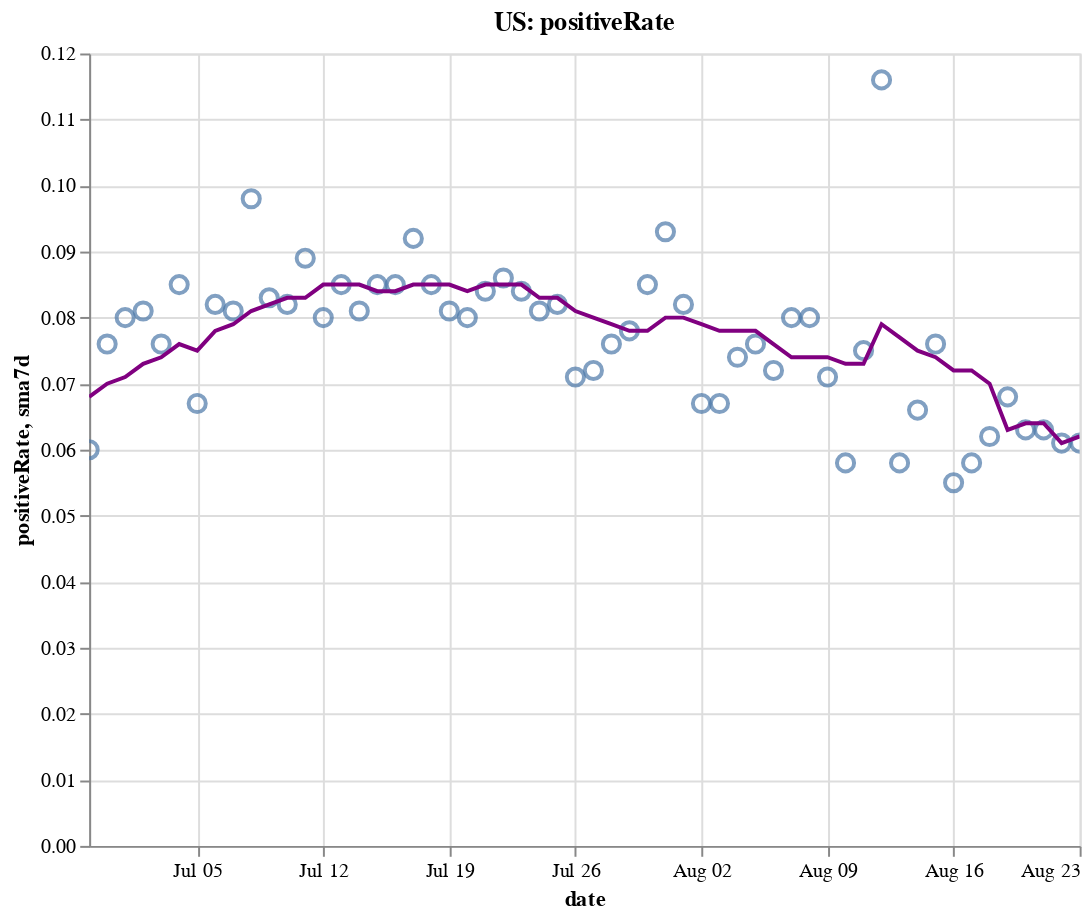

Notebook source saved alongside this figure:
### Code cell
create_plot(us, 'positiveRate')

### Figure 1 — Vega-Lite specification as saved in the notebook (floating-point values rounded to 4 significant figures)
{"config": {"view": {"continuousWidth": 400, "continuousHeight": 300}}, "layer": [{"layer": [{"mark": {"type": "point", "size": 75}, "encoding": {"tooltip": [{"type": "temporal", "field": "date"}, {"type": "quantitative", "field": "positiveRate"}, {"type": "quantitative", "field": "sma7d"}], "x": {"type": "temporal", "field": "date"}, "y": {"type": "quantitative", "field": "positiveRate"}}, "selection": {"selector004": {"type": "interval", "bind": "scales", "encodings": ["x", "y"]}}}, {"mark": {"type": "line", "color": "purple"}, "encoding": {"x": {"type": "temporal", "field": "date"}, "y": {"type": "quantitative", "field": "sma7d"}}}]}, {"mark": {"type": "rule", "color": "#aaa"}, "encoding": {"x": {"type": "temporal", "field": "date"}}, "transform": [{"filter": {"selection": "selector003"}}]}, {"mark": "circle", "encoding": {"opacity": {"condition": {"value": 1, "selection": "selector003"}, "value": 0}, "tooltip": [{"type": "temporal", "field": "date"}, {"type": "quantitative", "field": "positiveRate"}, {"type": "quantitative", "field": "sma7d"}], "x": {"type": "temporal", "field": "date"}, "y": {"type": "quantitative", "field": "positiveRate"}}, "selection": {"selector003": {"type": "single", "encodings": ["x"], "on": "mouseover", "nearest": true, "empty": "none"}}}, {"mark": {"type": "text", "align": "left", "dx": 5, "dy": -5, "stroke": "white", "strokeWidth": 2}, "encoding": {"text": {"type": "quantitative", "field": "positiveRate"}, "tooltip": [{"type": "temporal", "field": "date"}, {"type": "quantitative", "field": "positiveRate"}, {"type": "quantitative", "field": "sma7d"}], "x": {"type": "temporal", "field": "date"}, "y": {"type": "quantitative", "field": "positiveRate"}}, "transform": [{"filter": {"selection": "selector003"}}]}, {"mark": {"type": "text", "align": "left", "dx": 5, "dy": -5}, "encoding": {"text": {"type": "quantitative", "field": "positiveRate"}, "tooltip": [{"type": "temporal", "field": "date"}, {"type": "quantitative", "field": "positiveRate"}, {"type": "quantitative", "field": "sma7d"}], "x": {"type": "temporal", "field": "date"}, "y": {"type": "quantitative", "field": "positiveRate"}}, "transform": [{"filter": {"selection": "selector003"}}]}], "data": {"name": "data-04cee06025a14a3ec43b651a7e2ec827"}, "height": 400, "title": "US: positiveRate", "width": 500, "$schema": "https://vega.github.io/schema/vega-lite/v4.8.1.json", "datasets": {"data-04cee06025a14a3ec43b651a7e2ec827": [{"date": "2020-06-29T00:00:00", "totalTestResultsIncrease": 648800.0, "positiveIncrease": 39180.0, "death": 119500.0, "deathIncrease": 332.0, "positiveRate": 0.06, "state": "US", "sma7d": 0.068}, {"date": "2020-06-30T00:00:00", "totalTestResultsIncrease": 628000.0, "positiveIncrease": 47460.0, "death": 120100.0, "deathIncrease": 596.0, "positiveRate": 0.076, "state": "US", "sma7d": 0.07}, {"date": "2020-07-01T00:00:00", "totalTestResultsIncrease": 635500.0, "positiveIncrease": 50670.0, "death": 120800.0, "deathIncrease": 701.0, "positiveRate": 0.08, "state": "US", "sma7d": 0.071}, {"date": "2020-07-02T00:00:00", "totalTestResultsIncrease": 666800.0, "positiveIncrease": 53830.0, "death": 121500.0, "deathIncrease": 695.0, "positiveRate": 0.081, "state": "US", "sma7d": 0.073}, {"date": "2020-07-03T00:00:00", "totalTestResultsIncrease": 714800.0, "positiveIncrease": 54220.0, "death": 122100.0, "deathIncrease": 598.0, "positiveRate": 0.076, "state": "US", "sma7d": 0.074}, {"date": "2020-07-04T00:00:00", "totalTestResultsIncrease": 645700.0, "positiveIncrease": 54730.0, "death": 122400.0, "deathIncrease": 306.0, "positiveRate": 0.085, "state": "US", "sma7d": 0.076}, {"date": "2020-07-05T00:00:00", "totalTestResultsIncrease": 684200.0, "positiveIncrease": 45790.0, "death": 122600.0, "deathIncrease": 209.0, "positiveRate": 0.067, "state": "US", "sma7d": 0.075}, {"date": "2020-07-06T00:00:00", "totalTestResultsIncrease": 504400.0, "positiveIncrease": 41600.0, "death": 122900.0, "deathIncrease": 243.0, "positiveRate": 0.082, "state": "US", "sma7d": 0.078}, {"date": "2020-07-07T00:00:00", "totalTestResultsIncrease": 637700.0, "positiveIncrease": 51770.0, "death": 123800.0, "deathIncrease": 923.0, "positiveRate": 0.081, "state": "US", "sma7d": 0.079}, {"date": "2020-07-08T00:00:00", "totalTestResultsIncrease": 634400.0, "positiveIncrease": 62150.0, "death": 124600.0, "deathIncrease": 807.0, "positiveRate": 0.098, "state": "US", "sma7d": 0.081}, {"date": "2020-07-09T00:00:00", "totalTestResultsIncrease": 706200.0, "positiveIncrease": 58840.0, "death": 125500.0, "deathIncrease": 867.0, "positiveRate": 0.083, "state": "US", "sma7d": 0.082}, {"date": "2020-07-10T00:00:00", "totalTestResultsIncrease": 815900.0, "positiveIncrease": 66640.0, "death": 126300.0, "deathIncrease": 854.0, "positiveRate": 0.082, "state": "US", "sma7d": 0.083}, {"date": "2020-07-11T00:00:00", "totalTestResultsIncrease": 705600.0, "positiveIncrease": 63010.0, "death": 127100.0, "deathIncrease": 757.0, "positiveRate": 0.089, "state": "US", "sma7d": 0.083}, {"date": "2020-07-12T00:00:00", "totalTestResultsIncrease": 764100.0, "positiveIncrease": 60980.0, "death": 127600.0, "deathIncrease": 476.0, "positiveRate": 0.08, "state": "US", "sma7d": 0.085}, {"date": "2020-07-13T00:00:00", "totalTestResultsIncrease": 690900.0, "positiveIncrease": 58460.0, "death": 127900.0, "deathIncrease": 327.0, "positiveRate": 0.085, "state": "US", "sma7d": 0.085}, {"date": "2020-07-14T00:00:00", "totalTestResultsIncrease": 774400.0, "positiveIncrease": 62880.0, "death": 128600.0, "deathIncrease": 736.0, "positiveRate": 0.081, "state": "US", "sma7d": 0.085}, {"date": "2020-07-15T00:00:00", "totalTestResultsIncrease": 766400.0, "positiveIncrease": 65380.0, "death": 129500.0, "deathIncrease": 858.0, "positiveRate": 0.085, "state": "US", "sma7d": 0.084}, {"date": "2020-07-16T00:00:00", "totalTestResultsIncrease": 832700.0, "positiveIncrease": 70950.0, "death": 130400.0, "deathIncrease": 947.0, "positiveRate": 0.085, "state": "US", "sma7d": 0.084}, {"date": "2020-07-17T00:00:00", "totalTestResultsIncrease": 842200.0, "positiveIncrease": 77230.0, "death": 131400.0, "deathIncrease": 951.0, "positiveRate": 0.092, "state": "US", "sma7d": 0.085}, {"date": "2020-07-18T00:00:00", "totalTestResultsIncrease": 768400.0, "positiveIncrease": 65180.0, "death": 132200.0, "deathIncrease": 872.0, "positiveRate": 0.085, "state": "US", "sma7d": 0.085}, {"date": "2020-07-19T00:00:00", "totalTestResultsIncrease": 805600.0, "positiveIncrease": 64880.0, "death": 132800.0, "deathIncrease": 527.0, "positiveRate": 0.081, "state": "US", "sma7d": 0.085}, {"date": "2020-07-20T00:00:00", "totalTestResultsIncrease": 712300.0, "positiveIncrease": 56970.0, "death": 133100.0, "deathIncrease": 363.0, "positiveRate": 0.08, "state": "US", "sma7d": 0.084}, {"date": "2020-07-21T00:00:00", "totalTestResultsIncrease": 754800.0, "positiveIncrease": 63640.0, "death": 134200.0, "deathIncrease": 1038.0, "positiveRate": 0.084, "state": "US", "sma7d": 0.085}, {"date": "2020-07-22T00:00:00", "totalTestResultsIncrease": 800700.0, "positiveIncrease": 69150.0, "death": 135300.0, "deathIncrease": 1171.0, "positiveRate": 0.086, "state": "US", "sma7d": 0.085}, {"date": "2020-07-23T00:00:00", "totalTestResultsIncrease": 845400.0, "positiveIncrease": 71350.0, "death": 136400.0, "deathIncrease": 1055.0, "positiveRate": 0.084, "state": "US", "sma7d": 0.085}, {"date": "2020-07-24T00:00:00", "totalTestResultsIncrease": 934100.0, "positiveIncrease": 75200.0, "death": 137600.0, "deathIncrease": 1176.0, "positiveRate": 0.081, "state": "US", "sma7d": 0.083}, {"date": "2020-07-25T00:00:00", "totalTestResultsIncrease": 794700.0, "positiveIncrease": 65080.0, "death": 138600.0, "deathIncrease": 1023.0, "positiveRate": 0.082, "state": "US", "sma7d": 0.083}, {"date": "2020-07-26T00:00:00", "totalTestResultsIncrease": 865800.0, "positiveIncrease": 61710.0, "death": 139200.0, "deathIncrease": 559.0, "positiveRate": 0.071, "state": "US", "sma7d": 0.081}, {"date": "2020-07-27T00:00:00", "totalTestResultsIncrease": 761100.0, "positiveIncrease": 55130.0, "death": 140200.0, "deathIncrease": 1059.0, "positiveRate": 0.072, "state": "US", "sma7d": 0.08}, {"date": "2020-07-28T00:00:00", "totalTestResultsIncrease": 735900.0, "positiveIncrease": 56230.0, "death": 141300.0, "deathIncrease": 1122.0, "positiveRate": 0.076, "state": "US", "sma7d": 0.079}, {"date": "2020-07-29T00:00:00", "totalTestResultsIncrease": 861100.0, "positiveIncrease": 66970.0, "death": 142800.0, "deathIncrease": 1492.0, "positiveRate": 0.078, "state": "US", "sma7d": 0.078}, {"date": "2020-07-30T00:00:00", "totalTestResultsIncrease": 813100.0, "positiveIncrease": 69470.0, "death": 144100.0, "deathIncrease": 1259.0, "positiveRate": 0.085, "state": "US", "sma7d": 0.078}, {"date": "2020-07-31T00:00:00", "totalTestResultsIncrease": 732400.0, "positiveIncrease": 67760.0, "death": 145400.0, "deathIncrease": 1311.0, "positiveRate": 0.093, "state": "US", "sma7d": 0.08}, {"date": "2020-08-01T00:00:00", "totalTestResultsIncrease": 736700.0, "positiveIncrease": 60690.0, "death": 146600.0, "deathIncrease": 1190.0, "positiveRate": 0.082, "state": "US", "sma7d": 0.08}, {"date": "2020-08-02T00:00:00", "totalTestResultsIncrease": 722600.0, "positiveIncrease": 48270.0, "death": 147100.0, "deathIncrease": 498.0, "positiveRate": 0.067, "state": "US", "sma7d": 0.079}, {"date": "2020-08-03T00:00:00", "totalTestResultsIncrease": 734300.0, "positiveIncrease": 49560.0, "death": 147600.0, "deathIncrease": 519.0, "positiveRate": 0.067, "state": "US", "sma7d": 0.078}, {"date": "2020-08-04T00:00:00", "totalTestResultsIncrease": 701200.0, "positiveIncrease": 51570.0, "death": 148900.0, "deathIncrease": 1255.0, "positiveRate": 0.074, "state": "US", "sma7d": 0.078}, {"date": "2020-08-05T00:00:00", "totalTestResultsIncrease": 685200.0, "positiveIncrease": 52260.0, "death": 150200.0, "deathIncrease": 1346.0, "positiveRate": 0.076, "state": "US", "sma7d": 0.078}, {"date": "2020-08-06T00:00:00", "totalTestResultsIncrease": 752700.0, "positiveIncrease": 54180.0, "death": 151500.0, "deathIncrease": 1251.0, "positiveRate": 0.072, "state": "US", "sma7d": 0.076}, {"date": "2020-08-07T00:00:00", "totalTestResultsIncrease": 771200.0, "positiveIncrease": 61520.0, "death": 152800.0, "deathIncrease": 1333.0, "positiveRate": 0.08, "state": "US", "sma7d": 0.074}, {"date": "2020-08-08T00:00:00", "totalTestResultsIncrease": 674700.0, "positiveIncrease": 54020.0, "death": 153900.0, "deathIncrease": 1089.0, "positiveRate": 0.08, "state": "US", "sma7d": 0.074}, {"date": "2020-08-09T00:00:00", "totalTestResultsIncrease": 720000.0, "positiveIncrease": 51360.0, "death": 154500.0, "deathIncrease": 616.0, "positiveRate": 0.071, "state": "US", "sma7d": 0.074}, {"date": "2020-08-10T00:00:00", "totalTestResultsIncrease": 722500.0, "positiveIncrease": 41840.0, "death": 154900.0, "deathIncrease": 426.0, "positiveRate": 0.058, "state": "US", "sma7d": 0.073}, {"date": "2020-08-11T00:00:00", "totalTestResultsIncrease": 744600.0, "positiveIncrease": 55590.0, "death": 156200.0, "deathIncrease": 1326.0, "positiveRate": 0.075, "state": "US", "sma7d": 0.073}, {"date": "2020-08-12T00:00:00", "totalTestResultsIncrease": 484100.0, "positiveIncrease": 56040.0, "death": 157800.0, "deathIncrease": 1517.0, "positiveRate": 0.116, "state": "US", "sma7d": 0.079}, {"date": "2020-08-13T00:00:00", "totalTestResultsIncrease": 885700.0, "positiveIncrease": 51700.0, "death": 158900.0, "deathIncrease": 1163.0, "positiveRate": 0.058, "state": "US", "sma7d": 0.077}, {"date": "2020-08-14T00:00:00", "totalTestResultsIncrease": 848500.0, "positiveIncrease": 55650.0, "death": 160100.0, "deathIncrease": 1216.0, "positiveRate": 0.066, "state": "US", "sma7d": 0.075}, {"date": "2020-08-15T00:00:00", "totalTestResultsIncrease": 748600.0, "positiveIncrease": 56600.0, "death": 161400.0, "deathIncrease": 1219.0, "positiveRate": 0.076, "state": "US", "sma7d": 0.074}, {"date": "2020-08-16T00:00:00", "totalTestResultsIncrease": 786200.0, "positiveIncrease": 43080.0, "death": 162000.0, "deathIncrease": 619.0, "positiveRate": 0.055, "state": "US", "sma7d": 0.072}, {"date": "2020-08-17T00:00:00", "totalTestResultsIncrease": 654400.0, "positiveIncrease": 37820.0, "death": 162400.0, "deathIncrease": 407.0, "positiveRate": 0.058, "state": "US", "sma7d": 0.072}, {"date": "2020-08-18T00:00:00", "totalTestResultsIncrease": 648800.0, "positiveIncrease": 40460.0, "death": 163600.0, "deathIncrease": 1195.0, "positiveRate": 0.062, "state": "US", "sma7d": 0.07}, {"date": "2020-08-19T00:00:00", "totalTestResultsIncrease": 659700.0, "positiveIncrease": 44930.0, "death": 165000.0, "deathIncrease": 1420.0, "positiveRate": 0.068, "state": "US", "sma7d": 0.063}, {"date": "2020-08-20T00:00:00", "totalTestResultsIncrease": 690900.0, "positiveIncrease": 43740.0, "death": 166100.0, "deathIncrease": 1134.0, "positiveRate": 0.063, "state": "US", "sma7d": 0.064}, {"date": "2020-08-21T00:00:00", "totalTestResultsIncrease": 747400.0, "positiveIncrease": 46820.0, "death": 167300.0, "deathIncrease": 1123.0, "positiveRate": 0.063, "state": "US", "sma7d": 0.064}, {"date": "2020-08-22T00:00:00", "totalTestResultsIncrease": 757300.0, "positiveIncrease": 46300.0, "death": 168300.0, "deathIncrease": 1024.0, "positiveRate": 0.061, "state": "US", "sma7d": 0.061}, {"date": "2020-08-23T00:00:00", "totalTestResultsIncrease": 621200.0, "positiveIncrease": 38170.0, "death": 168800.0, "deathIncrease": 571.0, "positiveRate": 0.061, "state": "US", "sma7d": 0.062}]}}
